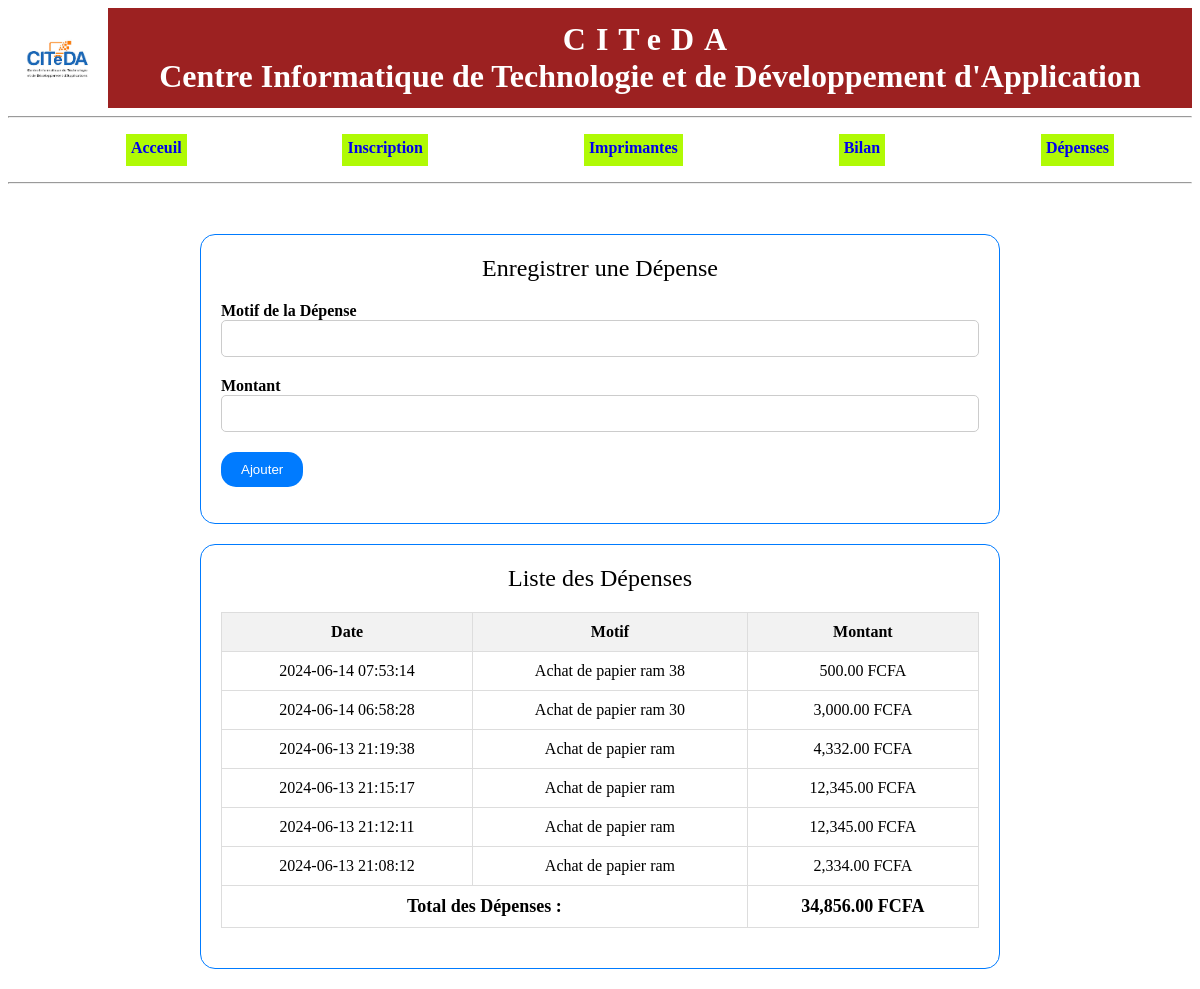
The app's page /depense.php (signed in) with its own data.
### tables this page shows
CREATE TABLE `depenses` (
  `id_dep` int(11) NOT NULL,
  `motif` varchar(255) NOT NULL,
  `montant` int(10) NOT NULL,
  `date_depense` datetime NOT NULL
);

### depense.php (the view, shortened to what this page needs)
<?php
include"header.php";
try {
    $bdd = new PDO('mysql:host=localhost;dbname=citeda', 'root', '');
} catch (Exception $e) {
    die('Erreur : ' . $e->getMessage());
}
$depenses = $bdd->query('SELECT * FROM depenses ORDER BY date_depense DESC')->fetchAll(PDO::FETCH_ASSOC);
$totalDepenses = $bdd->query('SELECT SUM(montant) as total FROM depenses')->fetch(PDO::FETCH_ASSOC)['total'];
?>
<!DOCTYPE html>
<html lang="fr">
<head>
    <link rel="stylesheet" type="text/css" href="header.css">
</head>
<body>
    <div class="container">
        <div class="card">
            <div class="card-header">Enregistrer une Dépense</div>
            <div class="card-body">
                <form method="POST" action="depense.php">
                    <div class="form-group">
                        <label for="motif">Motif de la Dépense</label>
                        <input type="text" name="motif" id="motif" class="form-control" required>
                    </div>
                    <div class="form-group">
                        <label for="montant">Montant</label>
                        <input type="number" step="0.01" name="montant" id="montant" class="form-control" required>
                    </div>
                    <button type="submit" class="btn btn-custom btn-block">Ajouter</button>
                </form>
            </div>
        </div>
        <div class="card">
            <div class="card-header">Liste des Dépenses</div>
            <div class="card-body">
                <table>
                    <thead>
                        <tr>
                            <th>Date</th>
                            <th>Motif</th>
                            <th>Montant</th>
                        </tr>
                    </thead>
                    <tbody>
                        <?php foreach ($depenses as $depense): ?>
                            <tr>
                                <td><?= $depense['date_depense'] ?></td>
                                <td><?= $depense['motif'] ?></td>
                                <td><?= number_format($depense['montant'], 2) ?> FCFA</td>
                            </tr>
                        <?php endforeach; ?>
                        <tr class="total">
                            <td colspan="2">Total des Dépenses :</td>
                            <td><?= number_format($totalDepenses, 2) ?> FCFA</td>
                        </tr>
                    </tbody>
                </table>
            </div>
        </div>
    </div>
</body>
</html>

### depense.php (style rules this page uses)
.container { margin-top: 50px; max-width: 800px; margin-left: auto; margin-right: auto; }
.card { border: 1px solid #007bff; border-radius: 15px; padding: 20px; background-color: white; margin-bottom: 20px; }
.card-header { text-align: center; font-size: 24px; margin-bottom: 20px; }
.btn-custom { background-color: #007bff; color: white; border: none; border-radius: 15px; padding: 10px 20px; cursor: pointer; }
table { width: 100%; border-collapse: collapse; margin-bottom: 20px; }
table, th, td { border: 1px solid #ddd; }
th, td { padding: 10px; text-align: center; }
th { background-color: #f2f2f2; }
.total { font-weight: bold; font-size: 18px; text-align: right; }
.form-group { margin-bottom: 20px; }
label { font-weight: bold; }
input[type="text"], input[type="number"] { width: 100%; padding: 10px; border: 1px solid #ccc; border-radius: 5px; box-sizing: border-box; }

### records on screen
depenses: date_depense "2024-06-14 07:53:14", motif "Achat de papier ram 38", montant "500.00"
depenses: date_depense "2024-06-14 06:58:28", motif "Achat de papier ram 30", montant "3,000.00"
depenses: date_depense "2024-06-13 21:19:38", motif "Achat de papier ram", montant "4,332.00"
depenses: date_depense "2024-06-13 21:15:17", motif "Achat de papier ram", montant "12,345.00"
depenses: date_depense "2024-06-13 21:12:11", motif "Achat de papier ram", montant "12,345.00"
depenses: date_depense "2024-06-13 21:08:12", motif "Achat de papier ram", montant "2,334.00"

### other values on screen
$totalDepenses "34,856.00"
